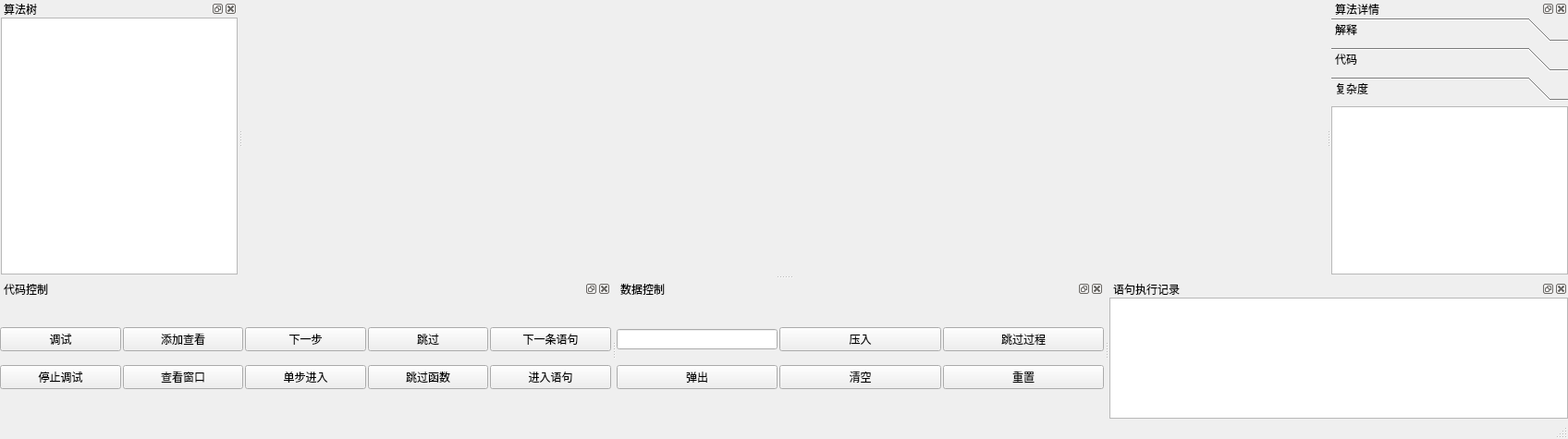
<?xml version="1.0" encoding="UTF-8"?>
<ui version="4.0">
 <class>MainWindow</class>
 <widget class="QMainWindow" name="MainWindow">
  <property name="geometry">
   <rect>
    <x>0</x>
    <y>0</y>
    <width>1696</width>
    <height>475</height>
   </rect>
  </property>
  <property name="sizePolicy">
   <sizepolicy hsizetype="Expanding" vsizetype="Expanding">
    <horstretch>0</horstretch>
    <verstretch>0</verstretch>
   </sizepolicy>
  </property>
  <property name="windowTitle">
   <string>算法</string>
  </property>
  <widget class="QWidget" name="centralwidget">
   <property name="sizePolicy">
    <sizepolicy hsizetype="Expanding" vsizetype="Expanding">
     <horstretch>0</horstretch>
     <verstretch>0</verstretch>
    </sizepolicy>
   </property>
  </widget>
  <widget class="QMenuBar" name="menubar">
   <property name="geometry">
    <rect>
     <x>0</x>
     <y>0</y>
     <width>1696</width>
     <height>25</height>
    </rect>
   </property>
  </widget>
  <widget class="QStatusBar" name="statusbar"/>
  <widget class="QDockWidget" name="algoTreeDock">
   <property name="sizePolicy">
    <sizepolicy hsizetype="Expanding" vsizetype="Expanding">
     <horstretch>0</horstretch>
     <verstretch>0</verstretch>
    </sizepolicy>
   </property>
   <property name="minimumSize">
    <size>
     <width>90</width>
     <height>113</height>
    </size>
   </property>
   <property name="baseSize">
    <size>
     <width>0</width>
     <height>0</height>
    </size>
   </property>
   <property name="windowIcon">
    <iconset resource="image.qrc">
     <normaloff>:/icon/algoTree.png</normaloff>:/icon/algoTree.png</iconset>
   </property>
   <property name="allowedAreas">
    <set>Qt::LeftDockWidgetArea</set>
   </property>
   <property name="windowTitle">
    <string>算法树</string>
   </property>
   <attribute name="dockWidgetArea">
    <number>1</number>
   </attribute>
   <widget class="QWidget" name="algoTreeWidget">
    <property name="sizePolicy">
     <sizepolicy hsizetype="Expanding" vsizetype="Expanding">
      <horstretch>0</horstretch>
      <verstretch>0</verstretch>
     </sizepolicy>
    </property>
    <property name="styleSheet">
     <string notr="true"/>
    </property>
    <layout class="QGridLayout" name="gridLayout">
     <property name="leftMargin">
      <number>1</number>
     </property>
     <property name="topMargin">
      <number>0</number>
     </property>
     <property name="rightMargin">
      <number>0</number>
     </property>
     <property name="bottomMargin">
      <number>0</number>
     </property>
     <item row="0" column="0">
      <layout class="QVBoxLayout" name="verticalLayout">
       <property name="spacing">
        <number>0</number>
       </property>
       <property name="sizeConstraint">
        <enum>QLayout::SetMaximumSize</enum>
       </property>
       <item>
        <widget class="QTreeWidget" name="algoTree">
         <property name="lineWidth">
          <number>1</number>
         </property>
         <property name="horizontalScrollBarPolicy">
          <enum>Qt::ScrollBarAsNeeded</enum>
         </property>
         <property name="sizeAdjustPolicy">
          <enum>QAbstractScrollArea::AdjustIgnored</enum>
         </property>
         <property name="autoScroll">
          <bool>true</bool>
         </property>
         <property name="verticalScrollMode">
          <enum>QAbstractItemView::ScrollPerPixel</enum>
         </property>
         <property name="horizontalScrollMode">
          <enum>QAbstractItemView::ScrollPerItem</enum>
         </property>
         <property name="headerHidden">
          <bool>true</bool>
         </property>
         <attribute name="headerVisible">
          <bool>false</bool>
         </attribute>
         <attribute name="headerCascadingSectionResizes">
          <bool>false</bool>
         </attribute>
         <attribute name="headerHighlightSections">
          <bool>false</bool>
         </attribute>
         <attribute name="headerShowSortIndicator" stdset="0">
          <bool>false</bool>
         </attribute>
         <attribute name="headerStretchLastSection">
          <bool>true</bool>
         </attribute>
         <column>
          <property name="text">
           <string notr="true"/>
          </property>
         </column>
        </widget>
       </item>
      </layout>
     </item>
    </layout>
   </widget>
  </widget>
  <widget class="QDockWidget" name="algoDetailsDock">
   <property name="minimumSize">
    <size>
     <width>220</width>
     <height>230</height>
    </size>
   </property>
   <property name="allowedAreas">
    <set>Qt::RightDockWidgetArea</set>
   </property>
   <property name="windowTitle">
    <string>算法详情</string>
   </property>
   <attribute name="dockWidgetArea">
    <number>2</number>
   </attribute>
   <widget class="QWidget" name="algoDetailsWidget">
    <layout class="QFormLayout" name="formLayout">
     <property name="horizontalSpacing">
      <number>0</number>
     </property>
     <property name="verticalSpacing">
      <number>0</number>
     </property>
     <property name="leftMargin">
      <number>0</number>
     </property>
     <property name="topMargin">
      <number>0</number>
     </property>
     <property name="rightMargin">
      <number>0</number>
     </property>
     <property name="bottomMargin">
      <number>0</number>
     </property>
     <item row="0" column="1">
      <widget class="QToolBox" name="explainBox">
       <property name="layoutDirection">
        <enum>Qt::LeftToRight</enum>
       </property>
       <property name="currentIndex">
        <number>2</number>
       </property>
       <property name="tabSpacing">
        <number>6</number>
       </property>
       <widget class="QWidget" name="explain">
        <property name="geometry">
         <rect>
          <x>0</x>
          <y>0</y>
          <width>260</width>
          <height>191</height>
         </rect>
        </property>
        <property name="sizePolicy">
         <sizepolicy hsizetype="Expanding" vsizetype="Expanding">
          <horstretch>0</horstretch>
          <verstretch>0</verstretch>
         </sizepolicy>
        </property>
        <attribute name="label">
         <string>解释</string>
        </attribute>
        <layout class="QHBoxLayout" name="horizontalLayout_2">
         <property name="spacing">
          <number>0</number>
         </property>
         <property name="leftMargin">
          <number>0</number>
         </property>
         <property name="topMargin">
          <number>0</number>
         </property>
         <property name="rightMargin">
          <number>0</number>
         </property>
         <property name="bottomMargin">
          <number>0</number>
         </property>
         <item>
          <layout class="QHBoxLayout" name="horizontalLayout_3">
           <property name="spacing">
            <number>0</number>
           </property>
           <item>
            <layout class="QVBoxLayout" name="verticalLayout_2">
             <property name="spacing">
              <number>0</number>
             </property>
             <item>
              <widget class="QTextBrowser" name="explainBrowser">
               <property name="verticalScrollBarPolicy">
                <enum>Qt::ScrollBarAlwaysOff</enum>
               </property>
               <property name="horizontalScrollBarPolicy">
                <enum>Qt::ScrollBarAlwaysOff</enum>
               </property>
              </widget>
             </item>
            </layout>
           </item>
          </layout>
         </item>
        </layout>
       </widget>
       <widget class="QWidget" name="code">
        <property name="geometry">
         <rect>
          <x>0</x>
          <y>0</y>
          <width>260</width>
          <height>191</height>
         </rect>
        </property>
        <attribute name="label">
         <string>代码</string>
        </attribute>
        <layout class="QHBoxLayout" name="horizontalLayout_6">
         <property name="spacing">
          <number>0</number>
         </property>
         <property name="leftMargin">
          <number>0</number>
         </property>
         <property name="topMargin">
          <number>0</number>
         </property>
         <property name="rightMargin">
          <number>0</number>
         </property>
         <property name="bottomMargin">
          <number>0</number>
         </property>
         <item>
          <layout class="QHBoxLayout" name="horizontalLayout_5">
           <property name="spacing">
            <number>0</number>
           </property>
           <item>
            <layout class="QVBoxLayout" name="verticalLayout_5">
             <property name="spacing">
              <number>0</number>
             </property>
             <item>
              <widget class="QTextBrowser" name="codeBrowser">
               <property name="verticalScrollBarPolicy">
                <enum>Qt::ScrollBarAlwaysOff</enum>
               </property>
               <property name="horizontalScrollBarPolicy">
                <enum>Qt::ScrollBarAlwaysOff</enum>
               </property>
              </widget>
             </item>
            </layout>
           </item>
          </layout>
         </item>
        </layout>
       </widget>
       <widget class="QWidget" name="complexity">
        <property name="geometry">
         <rect>
          <x>0</x>
          <y>0</y>
          <width>260</width>
          <height>191</height>
         </rect>
        </property>
        <attribute name="label">
         <string>复杂度</string>
        </attribute>
        <layout class="QHBoxLayout" name="horizontalLayout_8">
         <property name="spacing">
          <number>0</number>
         </property>
         <property name="leftMargin">
          <number>0</number>
         </property>
         <property name="topMargin">
          <number>0</number>
         </property>
         <property name="rightMargin">
          <number>0</number>
         </property>
         <property name="bottomMargin">
          <number>0</number>
         </property>
         <item>
          <layout class="QHBoxLayout" name="horizontalLayout_7">
           <property name="spacing">
            <number>0</number>
           </property>
           <item>
            <layout class="QVBoxLayout" name="verticalLayout_6">
             <property name="spacing">
              <number>0</number>
             </property>
             <item>
              <widget class="QTextBrowser" name="complexityBrowser">
               <property name="verticalScrollBarPolicy">
                <enum>Qt::ScrollBarAlwaysOff</enum>
               </property>
               <property name="horizontalScrollBarPolicy">
                <enum>Qt::ScrollBarAlwaysOff</enum>
               </property>
              </widget>
             </item>
            </layout>
           </item>
          </layout>
         </item>
        </layout>
       </widget>
      </widget>
     </item>
    </layout>
   </widget>
  </widget>
  <widget class="QDockWidget" name="algoControlDock">
   <property name="minimumSize">
    <size>
     <width>436</width>
     <height>126</height>
    </size>
   </property>
   <property name="maximumSize">
    <size>
     <width>661</width>
     <height>150</height>
    </size>
   </property>
   <property name="allowedAreas">
    <set>Qt::BottomDockWidgetArea</set>
   </property>
   <property name="windowTitle">
    <string>代码控制</string>
   </property>
   <attribute name="dockWidgetArea">
    <number>8</number>
   </attribute>
   <widget class="QWidget" name="algoControlWidget">
    <layout class="QHBoxLayout" name="horizontalLayout_10">
     <property name="spacing">
      <number>0</number>
     </property>
     <property name="leftMargin">
      <number>0</number>
     </property>
     <property name="topMargin">
      <number>0</number>
     </property>
     <property name="rightMargin">
      <number>0</number>
     </property>
     <property name="bottomMargin">
      <number>0</number>
     </property>
     <item>
      <layout class="QHBoxLayout" name="horizontalLayout_9">
       <property name="spacing">
        <number>0</number>
       </property>
       <item>
        <layout class="QVBoxLayout" name="verticalLayout_3">
         <property name="spacing">
          <number>15</number>
         </property>
         <property name="leftMargin">
          <number>0</number>
         </property>
         <property name="topMargin">
          <number>0</number>
         </property>
         <property name="rightMargin">
          <number>0</number>
         </property>
         <property name="bottomMargin">
          <number>0</number>
         </property>
         <item>
          <spacer name="verticalSpacer_2">
           <property name="orientation">
            <enum>Qt::Vertical</enum>
           </property>
           <property name="sizeHint" stdset="0">
            <size>
             <width>20</width>
             <height>40</height>
            </size>
           </property>
          </spacer>
         </item>
         <item>
          <layout class="QHBoxLayout" name="bottonLine1">
           <property name="spacing">
            <number>2</number>
           </property>
           <property name="leftMargin">
            <number>0</number>
           </property>
           <property name="topMargin">
            <number>0</number>
           </property>
           <property name="rightMargin">
            <number>0</number>
           </property>
           <property name="bottomMargin">
            <number>0</number>
           </property>
           <item>
            <widget class="QPushButton" name="startDebugBtn">
             <property name="text">
              <string>调试</string>
             </property>
            </widget>
           </item>
           <item>
            <widget class="QPushButton" name="addArgWatcher">
             <property name="text">
              <string>添加查看</string>
             </property>
            </widget>
           </item>
           <item>
            <widget class="QPushButton" name="nextStepBtn">
             <property name="text">
              <string>下一步</string>
             </property>
            </widget>
           </item>
           <item>
            <widget class="QPushButton" name="jump">
             <property name="text">
              <string>跳过</string>
             </property>
            </widget>
           </item>
           <item>
            <widget class="QPushButton" name="nextStatementBtn">
             <property name="text">
              <string>下一条语句</string>
             </property>
            </widget>
           </item>
          </layout>
         </item>
         <item>
          <layout class="QHBoxLayout" name="bottonLine2">
           <property name="spacing">
            <number>2</number>
           </property>
           <property name="leftMargin">
            <number>0</number>
           </property>
           <property name="topMargin">
            <number>0</number>
           </property>
           <property name="rightMargin">
            <number>0</number>
           </property>
           <property name="bottomMargin">
            <number>0</number>
           </property>
           <item>
            <widget class="QPushButton" name="stopDebugBtn">
             <property name="text">
              <string>停止调试</string>
             </property>
            </widget>
           </item>
           <item>
            <widget class="QPushButton" name="argWindowBtn">
             <property name="text">
              <string>查看窗口</string>
             </property>
            </widget>
           </item>
           <item>
            <widget class="QPushButton" name="stepEnterBtn">
             <property name="text">
              <string>单步进入</string>
             </property>
            </widget>
           </item>
           <item>
            <widget class="QPushButton" name="jumpFunctionBtn">
             <property name="text">
              <string>跳过函数</string>
             </property>
            </widget>
           </item>
           <item>
            <widget class="QPushButton" name="enterStatementBtn">
             <property name="text">
              <string>进入语句</string>
             </property>
            </widget>
           </item>
          </layout>
         </item>
         <item>
          <spacer name="verticalSpacer">
           <property name="orientation">
            <enum>Qt::Vertical</enum>
           </property>
           <property name="sizeHint" stdset="0">
            <size>
             <width>20</width>
             <height>40</height>
            </size>
           </property>
          </spacer>
         </item>
        </layout>
       </item>
      </layout>
     </item>
    </layout>
   </widget>
  </widget>
  <widget class="QDockWidget" name="dataControlDock">
   <property name="minimumSize">
    <size>
     <width>270</width>
     <height>122</height>
    </size>
   </property>
   <property name="maximumSize">
    <size>
     <width>661</width>
     <height>150</height>
    </size>
   </property>
   <property name="windowTitle">
    <string>数据控制</string>
   </property>
   <attribute name="dockWidgetArea">
    <number>8</number>
   </attribute>
   <widget class="QWidget" name="dataControlWidget">
    <layout class="QHBoxLayout" name="horizontalLayout_12">
     <property name="spacing">
      <number>0</number>
     </property>
     <property name="leftMargin">
      <number>0</number>
     </property>
     <property name="topMargin">
      <number>0</number>
     </property>
     <property name="rightMargin">
      <number>0</number>
     </property>
     <property name="bottomMargin">
      <number>0</number>
     </property>
     <item>
      <layout class="QHBoxLayout" name="horizontalLayout_11">
       <property name="spacing">
        <number>0</number>
       </property>
       <item>
        <layout class="QHBoxLayout" name="horizontalLayout_4">
         <property name="spacing">
          <number>0</number>
         </property>
         <property name="leftMargin">
          <number>0</number>
         </property>
         <property name="topMargin">
          <number>0</number>
         </property>
         <property name="rightMargin">
          <number>0</number>
         </property>
         <property name="bottomMargin">
          <number>0</number>
         </property>
         <item>
          <layout class="QVBoxLayout" name="verticalLayout_7">
           <property name="spacing">
            <number>15</number>
           </property>
           <item>
            <spacer name="verticalSpacer_3">
             <property name="orientation">
              <enum>Qt::Vertical</enum>
             </property>
             <property name="sizeHint" stdset="0">
              <size>
               <width>20</width>
               <height>40</height>
              </size>
             </property>
            </spacer>
           </item>
           <item>
            <layout class="QHBoxLayout" name="bottonLine1_2" stretch="1,1,1">
             <property name="spacing">
              <number>2</number>
             </property>
             <item>
              <widget class="QLineEdit" name="dataEdit"/>
             </item>
             <item>
              <widget class="QPushButton" name="pushBtn">
               <property name="text">
                <string>压入</string>
               </property>
              </widget>
             </item>
             <item>
              <widget class="QPushButton" name="skipProcessBtn">
               <property name="text">
                <string>跳过过程</string>
               </property>
              </widget>
             </item>
            </layout>
           </item>
           <item>
            <layout class="QHBoxLayout" name="bottonLine2_2">
             <property name="spacing">
              <number>2</number>
             </property>
             <item>
              <widget class="QPushButton" name="popBtn">
               <property name="text">
                <string>弹出</string>
               </property>
              </widget>
             </item>
             <item>
              <widget class="QPushButton" name="clearBtn">
               <property name="text">
                <string>清空</string>
               </property>
              </widget>
             </item>
             <item>
              <widget class="QPushButton" name="resetBtn">
               <property name="text">
                <string>重置</string>
               </property>
              </widget>
             </item>
            </layout>
           </item>
           <item>
            <spacer name="verticalSpacer_4">
             <property name="orientation">
              <enum>Qt::Vertical</enum>
             </property>
             <property name="sizeHint" stdset="0">
              <size>
               <width>20</width>
               <height>40</height>
              </size>
             </property>
            </spacer>
           </item>
          </layout>
         </item>
        </layout>
       </item>
      </layout>
     </item>
    </layout>
   </widget>
  </widget>
  <widget class="QDockWidget" name="debugDock">
   <property name="windowTitle">
    <string>语句执行记录</string>
   </property>
   <attribute name="dockWidgetArea">
    <number>8</number>
   </attribute>
   <widget class="QWidget" name="debugWidget">
    <layout class="QHBoxLayout" name="horizontalLayout_14">
     <property name="spacing">
      <number>0</number>
     </property>
     <property name="leftMargin">
      <number>0</number>
     </property>
     <property name="topMargin">
      <number>0</number>
     </property>
     <property name="rightMargin">
      <number>0</number>
     </property>
     <property name="bottomMargin">
      <number>0</number>
     </property>
     <item>
      <layout class="QHBoxLayout" name="horizontalLayout_13">
       <property name="spacing">
        <number>0</number>
       </property>
       <item>
        <layout class="QHBoxLayout" name="horizontalLayout">
         <property name="spacing">
          <number>0</number>
         </property>
         <property name="leftMargin">
          <number>0</number>
         </property>
         <property name="topMargin">
          <number>0</number>
         </property>
         <property name="rightMargin">
          <number>0</number>
         </property>
         <property name="bottomMargin">
          <number>0</number>
         </property>
         <item>
          <layout class="QVBoxLayout" name="verticalLayout_4">
           <property name="spacing">
            <number>0</number>
           </property>
           <property name="leftMargin">
            <number>0</number>
           </property>
           <property name="topMargin">
            <number>0</number>
           </property>
           <property name="rightMargin">
            <number>0</number>
           </property>
           <property name="bottomMargin">
            <number>0</number>
           </property>
           <item>
            <widget class="QTextBrowser" name="debugBrowser"/>
           </item>
          </layout>
         </item>
        </layout>
       </item>
      </layout>
     </item>
    </layout>
   </widget>
  </widget>
  <zorder>algoControlDock</zorder>
  <zorder>dataControlDock</zorder>
  <zorder>debugDock</zorder>
 </widget>
 <resources>
  <include location="image.qrc"/>
 </resources>
 <connections/>
</ui>
